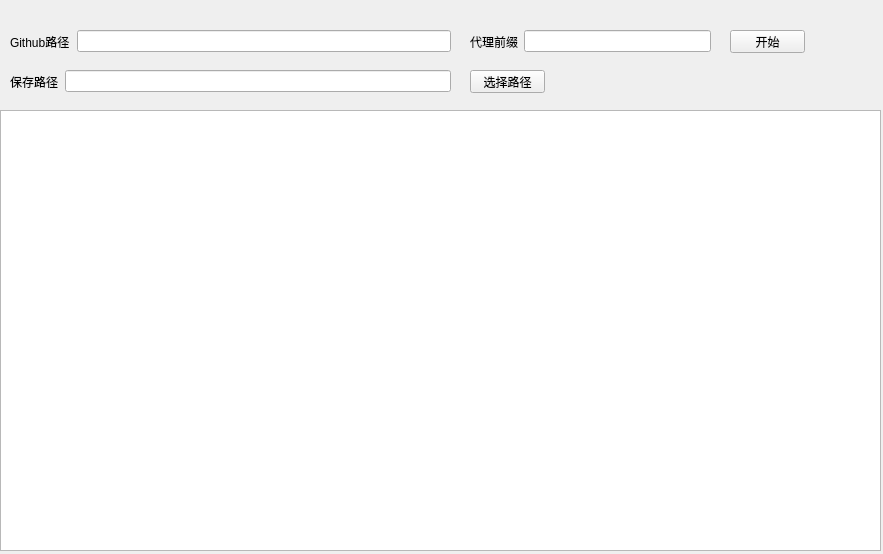
<?xml version="1.0" encoding="UTF-8"?>
<ui version="4.0">
 <class>Form</class>
 <widget class="QWidget" name="Form">
  <property name="geometry">
   <rect>
    <x>0</x>
    <y>0</y>
    <width>883</width>
    <height>554</height>
   </rect>
  </property>
  <property name="sizePolicy">
   <sizepolicy hsizetype="Fixed" vsizetype="Fixed">
    <horstretch>0</horstretch>
    <verstretch>0</verstretch>
   </sizepolicy>
  </property>
  <property name="minimumSize">
   <size>
    <width>883</width>
    <height>554</height>
   </size>
  </property>
  <property name="maximumSize">
   <size>
    <width>883</width>
    <height>554</height>
   </size>
  </property>
  <property name="windowTitle">
   <string>Github文件加速</string>
  </property>
  <property name="autoFillBackground">
   <bool>true</bool>
  </property>
  <widget class="QWidget" name="layoutWidget">
   <property name="geometry">
    <rect>
     <x>10</x>
     <y>30</y>
     <width>441</width>
     <height>23</height>
    </rect>
   </property>
   <layout class="QHBoxLayout" name="horizontalLayout">
    <item>
     <widget class="QLabel" name="label">
      <property name="text">
       <string>Github路径</string>
      </property>
     </widget>
    </item>
    <item>
     <widget class="QLineEdit" name="gitPath"/>
    </item>
   </layout>
  </widget>
  <widget class="QPushButton" name="btnStart">
   <property name="geometry">
    <rect>
     <x>730</x>
     <y>30</y>
     <width>75</width>
     <height>23</height>
    </rect>
   </property>
   <property name="text">
    <string>开始</string>
   </property>
  </widget>
  <widget class="QWidget" name="layoutWidget">
   <property name="geometry">
    <rect>
     <x>470</x>
     <y>30</y>
     <width>241</width>
     <height>23</height>
    </rect>
   </property>
   <layout class="QHBoxLayout" name="horizontalLayout_4">
    <item>
     <widget class="QLabel" name="label_1">
      <property name="text">
       <string>代理前缀</string>
      </property>
     </widget>
    </item>
    <item>
     <widget class="QLineEdit" name="proxy"/>
    </item>
   </layout>
  </widget>
  <widget class="QTextBrowser" name="textBrowser">
   <property name="geometry">
    <rect>
     <x>0</x>
     <y>110</y>
     <width>881</width>
     <height>441</height>
    </rect>
   </property>
   <property name="font">
    <font>
     <family>JetBrains Mono</family>
     <pointsize>10</pointsize>
    </font>
   </property>
  </widget>
  <widget class="QWidget" name="layoutWidget_2">
   <property name="geometry">
    <rect>
     <x>10</x>
     <y>70</y>
     <width>441</width>
     <height>23</height>
    </rect>
   </property>
   <layout class="QHBoxLayout" name="horizontalLayout_2">
    <item>
     <widget class="QLabel" name="label_2">
      <property name="text">
       <string>保存路径</string>
      </property>
     </widget>
    </item>
    <item>
     <widget class="QLineEdit" name="savePath"/>
    </item>
   </layout>
  </widget>
  <widget class="QPushButton" name="btnFile">
   <property name="geometry">
    <rect>
     <x>470</x>
     <y>70</y>
     <width>75</width>
     <height>23</height>
    </rect>
   </property>
   <property name="text">
    <string>选择路径</string>
   </property>
  </widget>
 </widget>
 <resources/>
 <connections/>
</ui>
